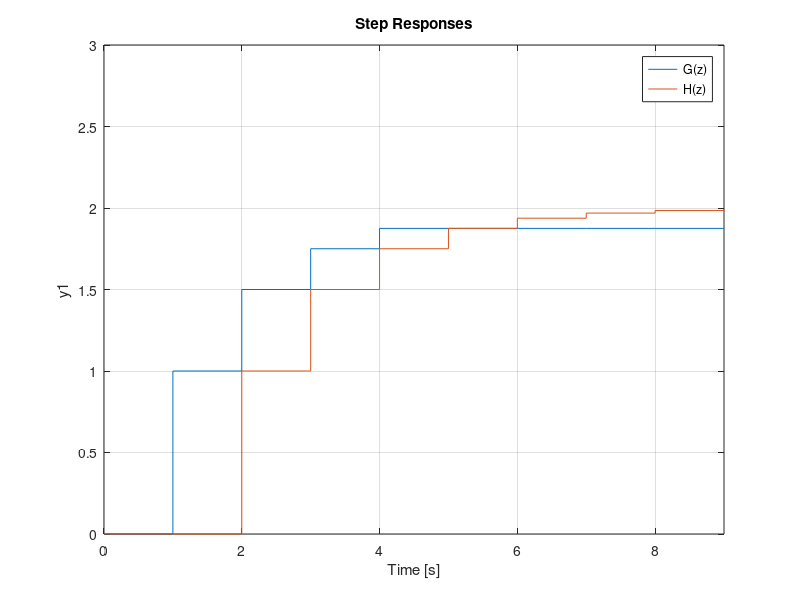

Recreate this plot in MATLAB. (Note: this script raises an error after producing the figure.)
%%%%%%%%%%%%%%%%%%%%%%%%%%%%%%%%%%%%%%%%%%%%%%%%%%%%%%%%%%%%%%%%%%%%%%%%%%%
% The University of Akron
% Signals & Systems
% Fall 2020
% FIR Approximation Comparison
% Assignment 8 Problem 3
%%%%%%%%%%%%%%%%%%%%%%%%%%%%%%%%%%%%%%%%%%%%%%%%%%%%%%%%%%%%%%%%%%%%%%%%%%%

Ts = -1;

% numerator of G( z )
gN = [ 1 0.5 0.25 0.125 ];

% denominator of G( z )
gD = [ 1 0 0 0 0 ];

% construct transfer function
g = tf( gN, gD, Ts );

% numerator of H( z )
hN = 1;

% denominator of H( z )
hD = [ 1 -0.5 0 ];
h = tf( hN, hD, Ts );

%%%%%%%%%%%%%%%%%%%%%%%%%%%%%%%%%%%%%%%%%%%%%%%%%%%%%%%%%%%%%%%%%%%%%%%%%%%

% plot step response of original TF vs FIR approximation
figure ( 1 );
step( g, h );
ylim( [ 0 3 ] );
title( [ 'Step Responses' ] );
legend( 'G(z)', 'H(z)' );

%%%%%%%%%%%%%%%%%%%%%%%%%%%%%%%%%%%%%%%%%%%%%%%%%%%%%%%%%%%%%%%%%%%%%%%%%%%

gNz = [ 1 0.5 0.25 0.125 ];
gDz = [ 1 0 0 0 0 ];
figure ( 2 );
freqz( num, den );
title( [ 'G(z) Frequency Response' ] );

%%%%%%%%%%%%%%%%%%%%%%%%%%%%%%%%%%%%%%%%%%%%%%%%%%%%%%%%%%%%%%%%%%%%%%%%%%%

hNz = 1;
hDz = [ 1 -0.5 0 ];
figure ( 3 );
freqz( num, den );
title( [ 'H(z) Frequency Response' ] );

%%%%%%%%%%%%%%%%%%%%%%%%%%%%%%%%%%% EOF %%%%%%%%%%%%%%%%%%%%%%%%%%%%%%%%%%%